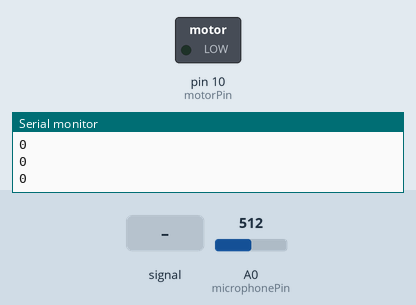
The sketch below on a simulated Arduino Uno, built with avr-gcc and run on an emulated ATmega328P. Parts: switched loads named in the sketch (green lamp = pin HIGH), the last lines printed to the serial monitor. The inputs (shaded band) are chosen by the test bench; at power-on: A0 (microphonePin) = 512.

Above: at 1.2 s.
1.3 s: A0 (microphonePin) fed a 200 Hz sine of ±255 counts around its level
At 1.8 s:
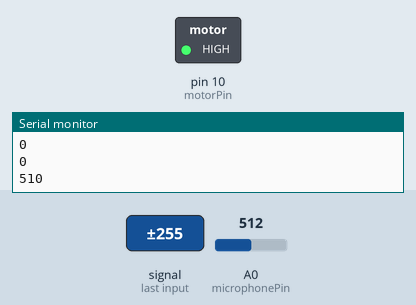
2.8 s: A0 (microphonePin) set to 716
At 4.1 s:
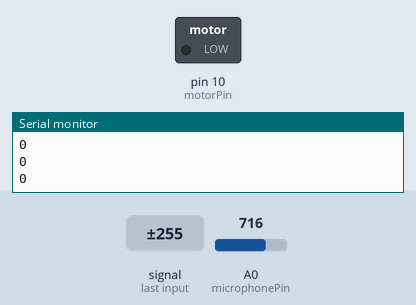
Timing chart, 0 to 5.8 s (numbered marks = the images above; inputs shaded):
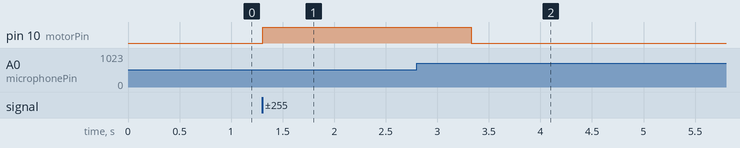

Measured:
- after the input at 1.3 s, pin 10 (motorPin): LOW → HIGH at once
- after the input at 2.8 s, pin 10 (motorPin): HIGH → LOW after 0.53 s

The sketch:

microphone_test.ino
```cpp
const int microphonePin = A0;
int motorPin = 10;

void setup() {
  Serial.begin(9600);
  pinMode(motorPin, OUTPUT);
}

void loop() {
  int mn = 1024;
  int mx = 0;

  for (int i = 0; i < 100; ++i) {
    int val = analogRead(microphonePin);
    mn = min(mn, val);
    mx = max(mx, val);
  }

  int delta = mx - mn;

  Serial.println(delta);

  if (delta > 200) {
    digitalWrite(motorPin, HIGH);
    delay(1000);
  }

  else {
    digitalWrite(motorPin, LOW);
  }
}
```
